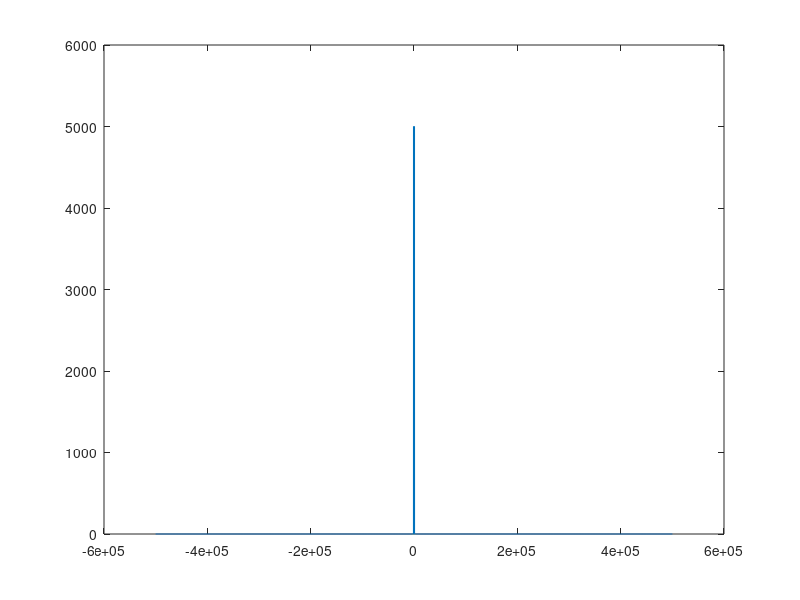

Write the MATLAB code that produced this figure.
clear all; %Clear all variable in memory
Trep=1e-6; %Define the time interval that will make singals look continuous
t1=0:Trep:.01; %Define a vector representing time
f_tone1=1000; %frequency for tone 1
xt=cos(2*pi*f_tone1*t1); %will show xt for 0 to .01 continuous

signal1_sp=fft(xt); %fast fourier transform
signal1_sp_sf=fftshift(signal1_sp)
signal1_sp_asf=ifftshift(signal1_sp_sf); % Do ifftshift to prepare ifft
signal1_rec=ifft(signal1_sp_asf); % Get the Inverse Fourier Transform
%Comments for comprehension: fft will calculate the FT with the
%frequencies bein in the range of -1/2 trep to 1.2 trep 
%fft treats trep as the sampling period 
%to obtain a vector of frequencies we can use to plot the spectrum use the following command
f_axis=linspace(-1/Trep/2,1/Trep/2,length(signal1_sp)); %this will be the x axis
%next plot the signal using plot
plot(f_axis,abs(signal1_sp_sf));

